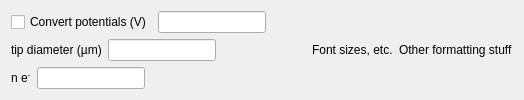
       <widget class="QWidget" name="settingsTab">
        <attribute name="title">
         <string>Settings</string>
        </attribute>
        <layout class="QHBoxLayout" name="horizontalLayout_22">
         <item>
          <layout class="QVBoxLayout" name="verticalLayout_38">
           <item>
            <layout class="QHBoxLayout" name="horizontalLayout_31">
             <item>
              <widget class="QCheckBox" name="convertEChBox">
               <property name="text">
                <string>Convert potentials (V)</string>
               </property>
              </widget>
             </item>
             <item>
              <widget class="QLineEdit" name="convertEshiftLE">
               <property name="sizePolicy">
                <sizepolicy hsizetype="Fixed" vsizetype="Fixed">
                 <horstretch>0</horstretch>
                 <verstretch>0</verstretch>
                </sizepolicy>
               </property>
              </widget>
             </item>
             <item>
              <spacer name="horizontalSpacer_7">
               <property name="orientation">
                <enum>Qt::Horizontal</enum>
               </property>
               <property name="sizeHint" stdset="0">
                <size>
                 <width>40</width>
                 <height>20</height>
                </size>
               </property>
              </spacer>
             </item>
            </layout>
           </item>
           <item>
            <layout class="QHBoxLayout" name="horizontalLayout_34">
             <item>
              <widget class="QLabel" name="label_42">
               <property name="text">
                <string>tip diameter (µm)</string>
               </property>
              </widget>
             </item>
             <item>
              <widget class="QLineEdit" name="tipdiamLE">
               <property name="sizePolicy">
                <sizepolicy hsizetype="Fixed" vsizetype="Fixed">
                 <horstretch>0</horstretch>
                 <verstretch>0</verstretch>
                </sizepolicy>
               </property>
              </widget>
             </item>
             <item>
              <spacer name="horizontalSpacer_8">
               <property name="orientation">
                <enum>Qt::Horizontal</enum>
               </property>
               <property name="sizeHint" stdset="0">
                <size>
                 <width>40</width>
                 <height>20</height>
                </size>
               </property>
              </spacer>
             </item>
            </layout>
           </item>
           <item>
            <layout class="QHBoxLayout" name="horizontalLayout_35">
             <item>
              <widget class="QLabel" name="label_43">
               <property name="text">
                <string>&lt;html&gt;&lt;head/&gt;&lt;body&gt;&lt;p&gt;n e&lt;span style=&quot; vertical-align:super;&quot;&gt;-&lt;/span&gt;&lt;/p&gt;&lt;/body&gt;&lt;/html&gt;</string>
               </property>
              </widget>
             </item>
             <item>
              <widget class="QLineEdit" name="nelLE">
               <property name="sizePolicy">
                <sizepolicy hsizetype="Fixed" vsizetype="Fixed">
                 <horstretch>0</horstretch>
                 <verstretch>0</verstretch>
                </sizepolicy>
               </property>
              </widget>
             </item>
             <item>
              <spacer name="horizontalSpacer_9">
               <property name="orientation">
                <enum>Qt::Horizontal</enum>
               </property>
               <property name="sizeHint" stdset="0">
                <size>
                 <width>40</width>
                 <height>20</height>
                </size>
               </property>
              </spacer>
             </item>
            </layout>
           </item>
          </layout>
         </item>
         <item>
          <layout class="QHBoxLayout" name="horizontalLayout_30">
           <item>
            <widget class="QLabel" name="label_36">
             <property name="text">
              <string>Font sizes, etc.</string>
             </property>
            </widget>
           </item>
          </layout>
         </item>
         <item>
          <layout class="QHBoxLayout" name="horizontalLayout_27">
           <item>
            <widget class="QLabel" name="label_38">
             <property name="text">
              <string>Other formatting stuff</string>
             </property>
            </widget>
           </item>
          </layout>
         </item>
        </layout>
       </widget>
